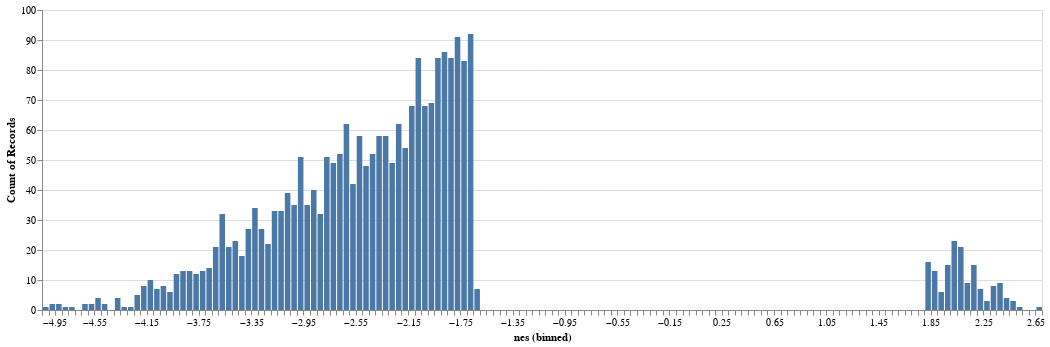

The code cell stored with this chart in its notebook:
### Code cell
nes_dist("go", alpha=0.05)

### Figure 1 — Vega-Lite specification as saved in the notebook (floating-point values rounded to 4 significant figures; data arrays with more than 128 entries replaced by an {"elided": "..."} marker saying what was removed)
{"config": {"view": {"continuousWidth": 300, "continuousHeight": 300}}, "data": {"name": "data-61c16d5caae03358fcb80695e58af3f2"}, "mark": {"type": "bar"}, "encoding": {"x": {"bin": {"step": 0.05}, "field": "nes", "type": "quantitative"}, "y": {"aggregate": "count", "type": "quantitative"}}, "height": 300, "width": 1000, "$schema": "https://vega.github.io/schema/vega-lite/v5.15.1.json", "datasets": {"data-61c16d5caae03358fcb80695e58af3f2": {"elided": "2332 records"}}}
